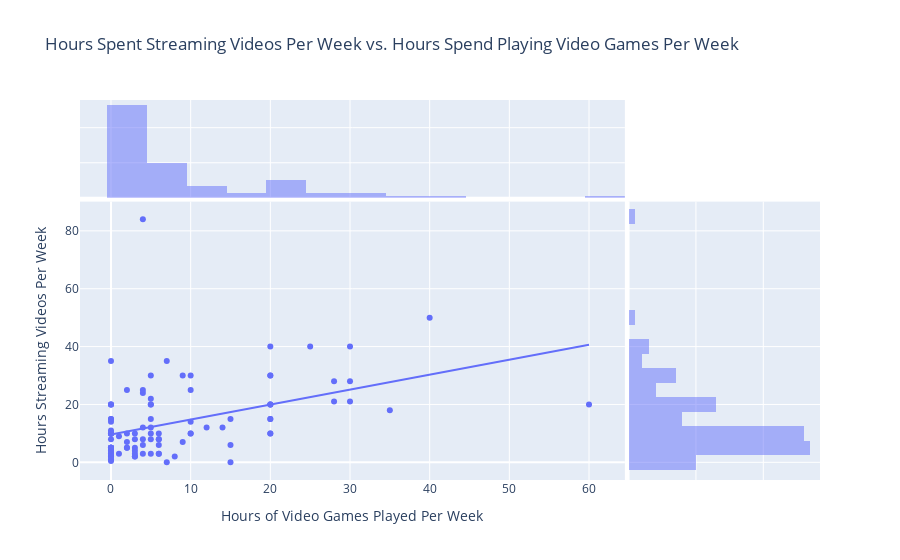

Notebook source saved alongside this figure:
### Markdown cell above
Conclusion: It appears that our hypothesis was correct! 

Notice the correlation between hours playing games and hours streaming videos is similar to the correlation between hours playing video games and hours watching video games. This means that hours playing games is about equal in predicting the hours spent streaming videos and also hours spent watching video games. This lines up with our hypothesis, I would argue that this is due to the overlap between watching games and streaming videos.

Since the correlation coefficients of the two correlations are about 0.43, I argue that there is a weak-moderate correlation between the hours playing video games to both hours streaming videos and hours watching video games.

The final part of this is to test whether the hours spent watching video games is correlated to the hours spent streaming videos. We got a pearson correlation coefficient of 0.37, which is lower than the previous coefficients. This means that the overlap between the hours streaming and hours watching video games is not more significant than the fact that people who play more video games also stream more videos in general.

This would mean that people who play more video games also stream more videos, which could be used to imply that people who play more video games spend a lot more time on their electronic devices as they spend more time watching videos and playing video games.

Of course this does not guarantee this, but from the data I would expect this to be true. To test further into this I would need data on how long everyone spends on electronic devices per week and take the correlations between that and hours playing games per week.

### Code cell
import plotly.express as px

fig = px.scatter(impdf, x="HourPlayed", y="Streaming", marginal_x="histogram", marginal_y="histogram", trendline='ols', labels = {
    "HourPlayed": "Hours of Video Games Played Per Week",
    "Streaming": "Hours Streaming Videos Per Week"
}, title = "Hours Spent Streaming Videos Per Week vs. Hours Spend Playing Video Games Per Week")
fig.show()

### Figure 1 — Plotly figure (JSON) as saved in the notebook; plotly's stock layout.template omitted (floating-point values rounded to 4 significant figures)
{"data": [{"hovertemplate": "Hours of Video Games Played Per Week=%{x}<br>Hours Streaming Videos Per Week=%{y}<extra></extra>", "legendgroup": "", "marker": {"color": "#636efa", "symbol": "circle"}, "mode": "markers", "name": "", "orientation": "v", "showlegend": false, "type": "scatter", "x": [15, 0, 20, 20, 0, 0, 0, 3, 0, 5, 20, 5, 10, 0, 10, 5, 4, 5, 0, 3, 0, 0, 30, 0, 2, 14, 5, 0, 30, 6, 0, 0, 3, 0, 7, 2, 2, 40, 6, 12, 5, 5, 0, 15, 25, 20, 2, 0, 8, 0, 1, 4, 10, 20, 20, 0, 3, 3, 0, 0, 0, 20, 9, 6, 6, 3, 0, 0, 2, 0, 0, 0, 0, 20, 4, 20, 0, 3, 0, 6, 35, 9, 1, 4, 4, 7, 0, 0, 6, 60, 4, 15, 5, 28, 10, 4, 10, 0, 5, 30, 28, 20], "xaxis": "x", "y": [15, 14, 20, 15, 5, 4, 5, 3, 10, 22, 40, 10, 25, 10, 10, 20, 84, 3, 1, 10, 5, 2, 40, 20, 7, 12, 12, 5, 21, 3, 10, 4, 4, 10, 0, 10, 5, 50, 6, 12, 8, 15, 11, 0, 40, 20, 5, 10, 2, 20, 3, 12, 14, 20, 10, 1, 2, 8, 5, 35, 3, 10, 7, 8, 3, 2, 2, 0.5, 25, 5, 10, 15, 3, 30, 24, 15, 20, 5, 3, 8, 18, 30, 9, 25, 6, 35, 15, 8, 10, 20, 8, 6, 20, 28, 30, 3, 10, 5, 30, 28, 21, 30], "yaxis": "y"}, {"alignmentgroup": "True", "bingroup": "x", "hovertemplate": "Hours of Video Games Played Per Week=%{x}<br>count=%{y}<extra></extra>", "legendgroup": "", "marker": {"color": "#636efa"}, "name": "", "offsetgroup": "", "opacity": 0.5, "showlegend": false, "type": "histogram", "x": [15, 0, 20, 20, 0, 0, 0, 3, 0, 5, 20, 5, 10, 0, 10, 5, 4, 5, 0, 3, 0, 0, 30, 0, 2, 14, 5, 0, 30, 6, 0, 0, 3, 0, 7, 2, 2, 40, 6, 12, 5, 5, 0, 15, 25, 20, 2, 0, 8, 0, 1, 4, 10, 20, 20, 0, 3, 3, 0, 0, 0, 20, 9, 6, 6, 3, 0, 0, 2, 0, 0, 0, 0, 20, 4, 20, 0, 3, 0, 6, 35, 9, 1, 4, 4, 7, 0, 0, 6, 60, 4, 15, 5, 28, 10, 4, 10, 0, 5, 30, 28, 20], "xaxis": "x3", "yaxis": "y3"}, {"alignmentgroup": "True", "bingroup": "y", "hovertemplate": "Hours Streaming Videos Per Week=%{y}<br>count=%{x}<extra></extra>", "legendgroup": "", "marker": {"color": "#636efa"}, "name": "", "offsetgroup": "", "opacity": 0.5, "showlegend": false, "type": "histogram", "xaxis": "x2", "y": [15, 14, 20, 15, 5, 4, 5, 3, 10, 22, 40, 10, 25, 10, 10, 20, 84, 3, 1, 10, 5, 2, 40, 20, 7, 12, 12, 5, 21, 3, 10, 4, 4, 10, 0, 10, 5, 50, 6, 12, 8, 15, 11, 0, 40, 20, 5, 10, 2, 20, 3, 12, 14, 20, 10, 1, 2, 8, 5, 35, 3, 10, 7, 8, 3, 2, 2, 0.5, 25, 5, 10, 15, 3, 30, 24, 15, 20, 5, 3, 8, 18, 30, 9, 25, 6, 35, 15, 8, 10, 20, 8, 6, 20, 28, 30, 3, 10, 5, 30, 28, 21, 30], "yaxis": "y2"}, {"hovertemplate": "<b>OLS trendline</b><br>Streaming = 0.5172 * HourPlayed + 9.60867<br>R<sup>2</sup>=0.186140<br><br>Hours of Video Games Played Per Week=%{x}<br>Hours Streaming Videos Per Week=%{y} <b>(trend)</b><extra></extra>", "legendgroup": "", "marker": {"color": "#636efa", "symbol": "circle"}, "mode": "lines", "name": "", "showlegend": false, "type": "scatter", "x": [0, 0, 0, 0, 0, 0, 0, 0, 0, 0, 0, 0, 0, 0, 0, 0, 0, 0, 0, 0, 0, 0, 0, 0, 0, 0, 0, 0, 0, 0, 0, 0, 1, 1, 2, 2, 2, 2, 2, 3, 3, 3, 3, 3, 3, 3, 4, 4, 4, 4, 4, 4, 4, 5, 5, 5, 5, 5, 5, 5, 5, 5, 6, 6, 6, 6, 6, 6, 7, 7, 8, 9, 9, 10, 10, 10, 10, 10, 12, 14, 15, 15, 15, 20, 20, 20, 20, 20, 20, 20, 20, 20, 20, 25, 28, 28, 30, 30, 30, 35, 40, 60], "xaxis": "x", "y": [9.609, 9.609, 9.609, 9.609, 9.609, 9.609, 9.609, 9.609, 9.609, 9.609, 9.609, 9.609, 9.609, 9.609, 9.609, 9.609, 9.609, 9.609, 9.609, 9.609, 9.609, 9.609, 9.609, 9.609, 9.609, 9.609, 9.609, 9.609, 9.609, 9.609, 9.609, 9.609, 10.13, 10.13, 10.64, 10.64, 10.64, 10.64, 10.64, 11.16, 11.16, 11.16, 11.16, 11.16, 11.16, 11.16, 11.68, 11.68, 11.68, 11.68, 11.68, 11.68, 11.68, 12.19, 12.19, 12.19, 12.19, 12.19, 12.19, 12.19, 12.19, 12.19, 12.71, 12.71, 12.71, 12.71, 12.71, 12.71, 13.23, 13.23, 13.75, 14.26, 14.26, 14.78, 14.78, 14.78, 14.78, 14.78, 15.82, 16.85, 17.37, 17.37, 17.37, 19.95, 19.95, 19.95, 19.95, 19.95, 19.95, 19.95, 19.95, 19.95, 19.95, 22.54, 24.09, 24.09, 25.12, 25.12, 25.12, 27.71, 30.3, 40.64], "yaxis": "y"}], "layout": {"barmode": "overlay", "legend": {"tracegroupgap": 0}, "title": {"text": "Hours Spent Streaming Videos Per Week vs. Hours Spend Playing Video Games Per Week"}, "xaxis": {"anchor": "y", "domain": [0, 0.7363], "title": {"text": "Hours of Video Games Played Per Week"}}, "xaxis2": {"anchor": "y2", "domain": [0.7413, 1], "matches": "x2", "showgrid": true, "showline": false, "showticklabels": false, "ticks": ""}, "xaxis3": {"anchor": "y3", "domain": [0, 0.7363], "matches": "x", "showgrid": true, "showticklabels": false}, "xaxis4": {"anchor": "y4", "domain": [0.7413, 1], "matches": "x2", "showgrid": true, "showline": false, "showticklabels": false, "ticks": ""}, "yaxis": {"anchor": "x", "domain": [0, 0.7326], "title": {"text": "Hours Streaming Videos Per Week"}}, "yaxis2": {"anchor": "x2", "domain": [0, 0.7326], "matches": "y", "showgrid": true, "showticklabels": false}, "yaxis3": {"anchor": "x3", "domain": [0.7426, 1], "matches": "y3", "showgrid": true, "showline": false, "showticklabels": false, "ticks": ""}, "yaxis4": {"anchor": "x4", "domain": [0.7426, 1], "matches": "y3", "showgrid": true, "showline": false, "showticklabels": false, "ticks": ""}}}
